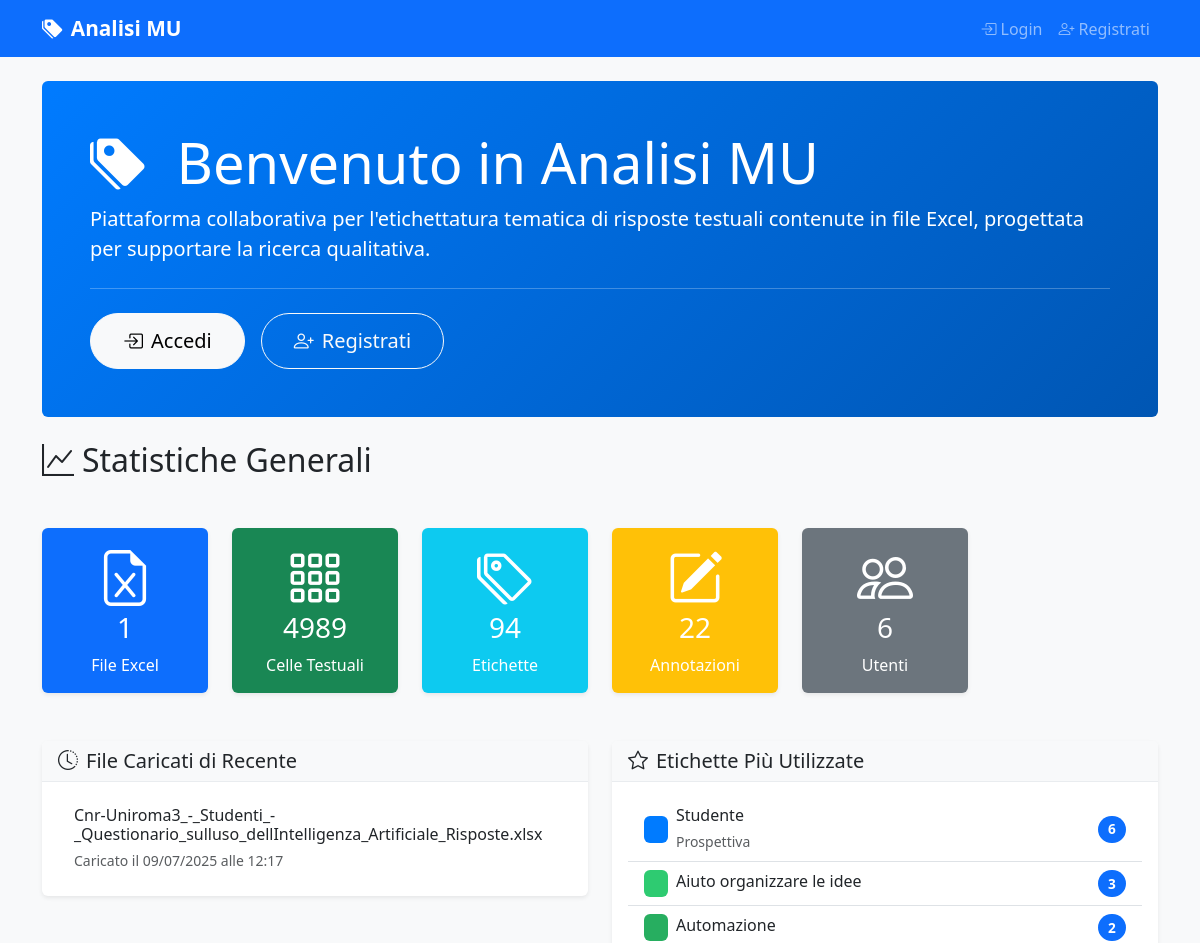
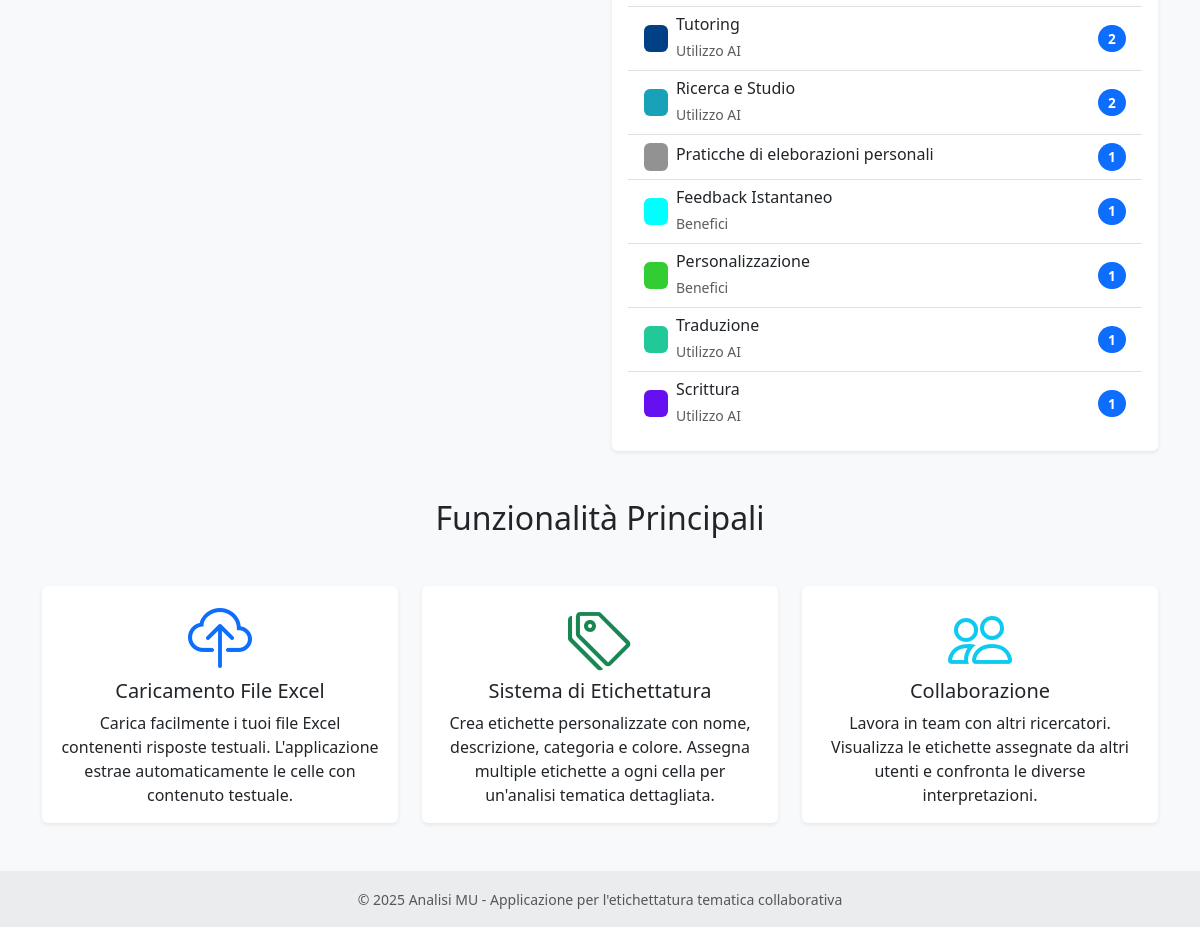
The page / on the database its author committed (2 pictures, top to bottom).
### models.py (models this page shows, shortened)
class ExcelFile(db.Model):
    id = db.Column(db.Integer, primary_key=True)
    filename = db.Column(db.String(255), nullable=False)
    original_filename = db.Column(db.String(255), nullable=False)
    file_path = db.Column(db.String(500), nullable=False)
    uploaded_by = db.Column(db.Integer, db.ForeignKey('user.id'), nullable=False)
    uploaded_at = db.Column(db.DateTime, default=datetime.utcnow)
    uploader = db.relationship('User', backref='uploaded_files')
    text_cells = db.relationship('TextCell', backref='excel_file', lazy=True, cascade='all, delete-orphan')

class Label(db.Model):
    id = db.Column(db.Integer, primary_key=True)
    name = db.Column(db.String(100), nullable=False, unique=True)
    description = db.Column(db.Text)
    category_id = db.Column(db.Integer, db.ForeignKey('category.id'), nullable=True)
    category = db.Column(db.String(50))  # Manteniamo per compatibilità, sarà deprecato
    color = db.Column(db.String(7), default='#007bff')  # Colore HEX
    is_active = db.Column(db.Boolean, default=True)  # Soft delete
    created_at = db.Column(db.DateTime, default=datetime.utcnow)
    updated_at = db.Column(db.DateTime, default=datetime.utcnow, onupdate=datetime.utcnow)
    annotations = db.relationship('CellAnnotation', backref='label', lazy=True, cascade='all, delete-orphan')
    category_obj = db.relationship('Category', foreign_keys=[category_id], back_populates='labels')

### routes/main.py (the view)
@main_bp.route('/')
def index():
    stats = {
        'total_files': ExcelFile.query.count(),
        'total_cells': TextCell.query.count(),
        'total_labels': Label.query.count(),
        'total_annotations': CellAnnotation.query.count(),
        'total_users': User.query.count()
    }
    recent_files = ExcelFile.query.order_by(ExcelFile.uploaded_at.desc()).limit(5).all()
    popular_labels = db.session.query(Label, db.func.count(CellAnnotation.id).label('count'))\
        .join(CellAnnotation)\
        .group_by(Label.id)\
        .order_by(db.desc('count'))\
        .limit(10)\
        .all()
    return render_template('main/index.html',
                         stats=stats,
                         recent_files=recent_files,
                         popular_labels=popular_labels)

### templates/main/index.html (shortened to what this page needs)
{% extends "base.html" %}
{% block content %}
<div class="row">
    <div class="col-12">
        <div class="jumbotron bg-primary text-white rounded p-5 mb-4">
            <h1 class="display-4">
                <i class="bi bi-tags-fill me-3"></i>
                Benvenuto in Analisi MU
            </h1>
            <p class="lead">
                Piattaforma collaborativa per l'etichettatura tematica di risposte testuali
                contenute in file Excel, progettata per supportare la ricerca qualitativa.
            </p>
            {% if not current_user.is_authenticated %}
            <hr class="my-4">
            <div class="d-flex gap-3">
                <a class="btn btn-light btn-lg" href="{{ url_for('auth.login') }}" role="button">
                    <i class="bi bi-box-arrow-in-right me-2"></i>Accedi
                </a>
                <a class="btn btn-outline-light btn-lg" href="{{ url_for('auth.register') }}" role="button">
                    <i class="bi bi-person-plus me-2"></i>Registrati
                </a>
            </div>
            {% else %}
            <hr class="my-4">
            <a class="btn btn-light btn-lg" href="{{ url_for('main.dashboard') }}" role="button">
                <i class="bi bi-speedometer2 me-2"></i>Vai alla Dashboard
            </a>
            {% endif %}
        </div>
    </div>
</div>
<div class="row mb-4">
    <div class="col-12">
        <h2 class="mb-4">
            <i class="bi bi-graph-up me-2"></i>Statistiche Generali
        </h2>
    </div>
</div>
<div class="row mb-5">
    <div class="col-md-2">
        <div class="card bg-primary text-white">
            <div class="card-body text-center">
                <i class="bi bi-file-earmark-excel display-4 mb-2"></i>
                <h3 class="card-title">{{ stats.total_files }}</h3>
                <p class="card-text">File Excel</p>
            </div>
        </div>
    </div>
    <div class="col-md-2">
        <div class="card bg-success text-white">
            <div class="card-body text-center">
                <i class="bi bi-grid-3x3-gap display-4 mb-2"></i>
                <h3 class="card-title">{{ stats.total_cells }}</h3>
                <p class="card-text">Celle Testuali</p>
            </div>
        </div>
    </div>
    <div class="col-md-2">
        <div class="card bg-info text-white">
            <div class="card-body text-center">
                <i class="bi bi-tags display-4 mb-2"></i>
                <h3 class="card-title">{{ stats.total_labels }}</h3>
                <p class="card-text">Etichette</p>
            </div>
        </div>
    </div>
    <div class="col-md-2">
        <div class="card bg-warning text-white">
            <div class="card-body text-center">
                <i class="bi bi-pencil-square display-4 mb-2"></i>
                <h3 class="card-title">{{ stats.total_annotations }}</h3>
                <p class="card-text">Annotazioni</p>
            </div>
        </div>
    </div>
    <div class="col-md-2">
        <div class="card bg-secondary text-white">
            <div class="card-body text-center">
                <i class="bi bi-people display-4 mb-2"></i>
                <h3 class="card-title">{{ stats.total_users }}</h3>
                <p class="card-text">Utenti</p>
            </div>
        </div>
    </div>
</div>
<div class="row">
    <div class="col-md-6">
        <div class="card">
            <div class="card-header">
                <h5 class="mb-0">
                    <i class="bi bi-clock-history me-2"></i>File Caricati di Recente
                </h5>
            </div>
            <div class="card-body">
                {% if recent_files %}
                <div class="list-group list-group-flush">
                    {% for file in recent_files %}
                    <div class="list-group-item d-flex justify-content-between align-items-center">
                        <div>
                            <h6 class="mb-1">{{ file.original_filename }}</h6>
                            <small class="text-muted">
                                Caricato il {{ file.uploaded_at.strftime('%d/%m/%Y alle %H:%M') }}
                            </small>
                        </div>
                    </div>
                    {% endfor %}
                </div>
                {% else %}
                <p class="text-muted">Nessun file caricato ancora.</p>
                {% endif %}
            </div>
        </div>
    </div>
    <div class="col-md-6">
        <div class="card">
            <div class="card-header">
                <h5 class="mb-0">
                    <i class="bi bi-star me-2"></i>Etichette Più Utilizzate
                </h5>
            </div>
            <div class="card-body">
                {% if popular_labels %}
                <div class="list-group list-group-flush">
                    {% for label, count in popular_labels %}
                    <div class="list-group-item d-flex justify-content-between align-items-center">
                        <div class="d-flex align-items-center">
                            <span class="badge me-2" style="background-color: {{ label.color }};">
                            </span>
                            <div>
                                <h6 class="mb-1">{{ label.name }}</h6>
                                {% if label.category %}
                                <small class="text-muted">{{ label.category }}</small>
                                {% endif %}
                            </div>
                        </div>
                        <span class="badge bg-primary rounded-pill">{{ count }}</span>
                    </div>
                    {% endfor %}
                </div>
                {% else %}
                <p class="text-muted">Nessuna etichetta utilizzata ancora.</p>
                {% endif %}
            </div>
        </div>
    </div>
</div>
{% if not current_user.is_authenticated %}
<div class="row mt-5">
    <div class="col-12">
        <h2 class="text-center mb-5">Funzionalità Principali</h2>
    </div>
</div>
<div class="row mb-5">
    <div class="col-md-4">
        <div class="card h-100">
            <div class="card-body text-center">
                <i class="bi bi-cloud-upload display-3 text-primary mb-3"></i>
                <h5 class="card-title">Caricamento File Excel</h5>
                <p class="card-text">
                    Carica facilmente i tuoi file Excel contenenti risposte testuali.
                    L'applicazione estrae automaticamente le celle con contenuto testuale.
                </p>
            </div>
        </div>
    </div>
    <div class="col-md-4">
        <div class="card h-100">
            <div class="card-body text-center">
                <i class="bi bi-tags display-3 text-success mb-3"></i>
                <h5 class="card-title">Sistema di Etichettatura</h5>
                <p class="card-text">
                    Crea etichette personalizzate con nome, descrizione, categoria e colore.
                    Assegna multiple etichette a ogni cella per un'analisi tematica dettagliata.
                </p>
            </div>
        </div>
    </div>
    <div class="col-md-4">
        <div class="card h-100">
            <div class="card-body text-center">
                <i class="bi bi-people display-3 text-info mb-3"></i>
                <h5 class="card-title">Collaborazione</h5>
                <p class="card-text">
                    Lavora in team con altri ricercatori. Visualizza le etichette assegnate
                    da altri utenti e confronta le diverse interpretazioni.
                </p>
            </div>
        </div>
    </div>
</div>
{% endif %}
{% endblock %}

### templates/base.html (shortened to what this page needs)
<!DOCTYPE html>
<html lang="it">
<head>
    <link href="https://cdn.jsdelivr.net/npm/bootstrap@5.3.0/dist/css/bootstrap.min.css" rel="stylesheet">
    <link href="https://cdn.jsdelivr.net/npm/bootstrap-icons@1.10.0/font/bootstrap-icons.css" rel="stylesheet">
    <link href="{{ url_for('static', filename='css/style.css') }}" rel="stylesheet">
</head>
<body>
    <nav class="navbar navbar-expand-lg navbar-dark bg-primary">
        <div class="container">
            <a class="navbar-brand" href="{{ url_for('main.index') }}">
                <i class="bi bi-tags-fill me-2"></i>Analisi MU
            </a>
            <div class="collapse navbar-collapse" id="navbarNav">
                <ul class="navbar-nav">
                    {% if current_user.is_authenticated %}
                    <li class="nav-item dropdown">
                        <a class="nav-link dropdown-toggle" href="#" id="userDropdown" role="button" data-bs-toggle="dropdown">
                            <i class="bi bi-person-circle me-1"></i>{{ current_user.username }}
                        </a>
                        <ul class="dropdown-menu dropdown-menu-end">
                            <li><a class="dropdown-item" href="{{ url_for('admin.profile') }}">
                                <i class="bi bi-person me-1"></i>Il Mio Profilo
                            </a></li>
                            <li><hr class="dropdown-divider"></li>
                            <li><a class="dropdown-item" href="{{ url_for('auth.logout') }}">
                                <i class="bi bi-box-arrow-right me-1"></i>Logout
                            </a></li>
                        </ul>
                    </li>
                    {% else %}
                    <li class="nav-item">
                        <a class="nav-link" href="{{ url_for('auth.login') }}">
                            <i class="bi bi-box-arrow-in-right me-1"></i>Login
                        </a>
                    </li>
                    <li class="nav-item">
                        <a class="nav-link" href="{{ url_for('auth.register') }}">
                            <i class="bi bi-person-plus me-1"></i>Registrati
                        </a>
                    </li>
                    {% endif %}
                </ul>
            </div>
        </div>
    </nav>
    <main class="container my-4">
        {% block content %}{% endblock %}
    </main>
    <footer class="bg-light text-center text-lg-start mt-5">
        <div class="text-center p-3" style="background-color: rgba(0, 0, 0, 0.05);">
            <small class="text-muted">
                © 2025 Analisi MU - Applicazione per l'etichettatura tematica collaborativa
            </small>
        </div>
    </footer>
</body>
</html>

### static/css/style.css (style rules this page uses)
:root { --primary-color: #007bff; --success-color: #28a745; --warning-color: #ffc107; --danger-color: #dc3545; --info-color: #17a2b8; --light-color: #f8f9fa; --dark-color: #343a40; }
body { font-family: 'Segoe UI', Tahoma, Geneva, Verdana, sans-serif; background-color: #f8f9fa; }
.navbar-brand { font-weight: 600; font-size: 1.3rem; }
.card { border: none; box-shadow: 0 0.125rem 0.25rem rgba(0, 0, 0, 0.075); transition: box-shadow 0.15s ease-in-out; }
.card-header { background-color: #f8f9fa; border-bottom: 1px solid #e9ecef; font-weight: 600; }
.jumbotron { background: linear-gradient(135deg, var(--primary-color) 0%, #0056b3 100%); }
.btn { border-radius: 50px; font-weight: 500; transition: all 0.2s ease; }
.btn-lg { border-radius: 50px; padding: 0.75rem 2rem; }
.badge { font-size: 0.85em; padding: 0.5em 0.75em; }

### rows shown on the page
ExcelFile: original_filename "Cnr-Uniroma3_-_Studenti_-_Questionario_sulluso_dellIntelligenza_Artificiale_Risposte.xlsx", uploaded_at "09/07/2025 alle 12:17"
Label: name "Studente", category "Prospettiva", count "6"
Label: name "Aiuto organizzare le idee", count "3"
Label: name "Automazione", count "2"
Label: name "Tutoring", category "Utilizzo AI", count "2"
Label: name "Ricerca e Studio", category "Utilizzo AI", count "2"
Label: name "Praticche di eleborazioni personali", is_active "1"
Label: name "Feedback Istantaneo", category "Benefici", is_active "1"
Label: name "Personalizzazione", category "Benefici", is_active "1"
Label: name "Traduzione", category "Utilizzo AI", is_active "1"
Label: name "Scrittura", category "Utilizzo AI", is_active "1"

### other values the page prints
{{ stats.total_files }} "1"
{{ stats.total_cells }} "4989"
{{ stats.total_labels }} "94"
{{ stats.total_annotations }} "22"
{{ stats.total_users }} "6"
